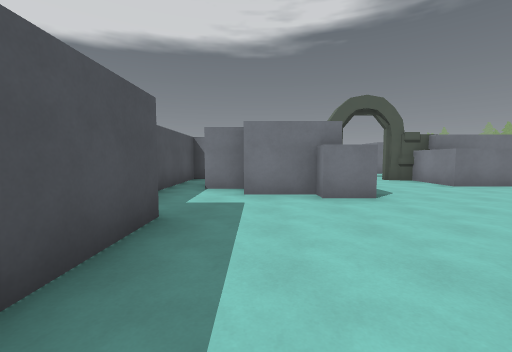
[1] (above)

24 first-person views from a walk through a level from a Godot 3-D game. The camera is 1.5 m above the floor, tilts 4° down and sees 90° across. The floor is counted in squares, 2 m on a side. Each view is taken from the middle of a square. On the plan, view 1 faces up. The plan holds only what a view shows up to about 9 squares ahead; the rest is blank. The place goes on beyond the plan. Characters and animated objects are left out. Surface patterns are stand-ins for the level's own textures.

[2]
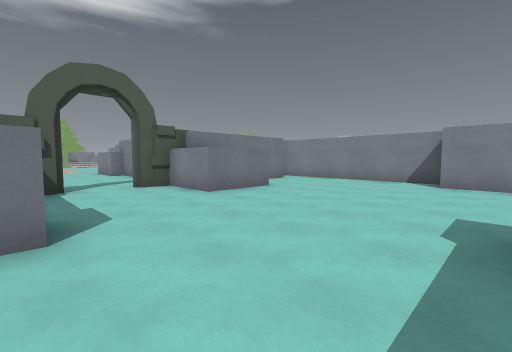

[3]
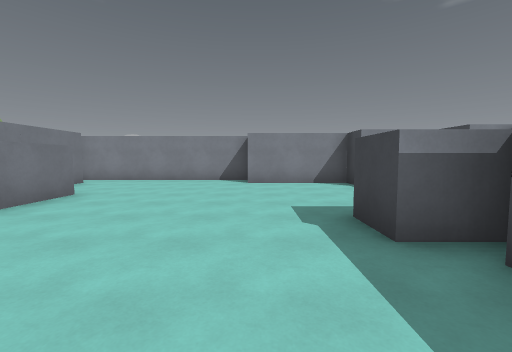

[4]
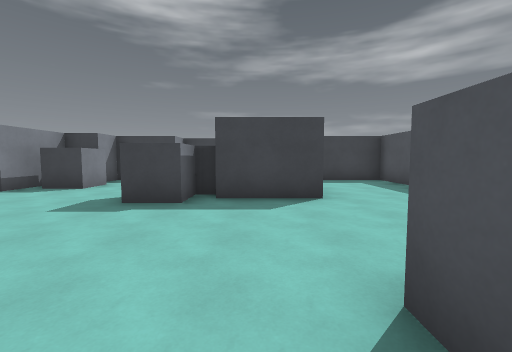

[5]
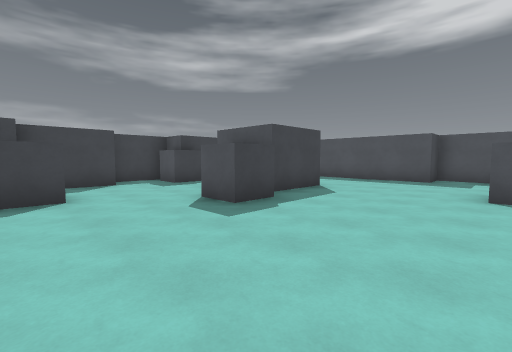

[6]
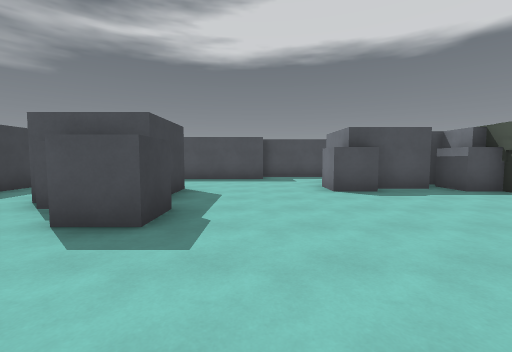

[7]
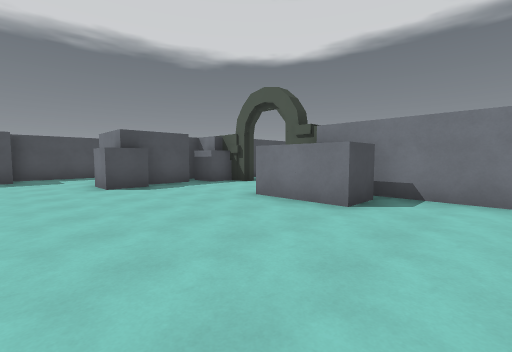

[8]
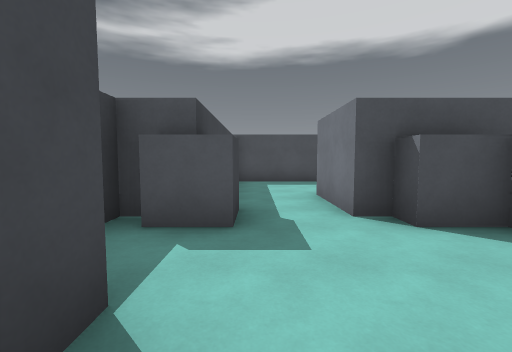

[9]
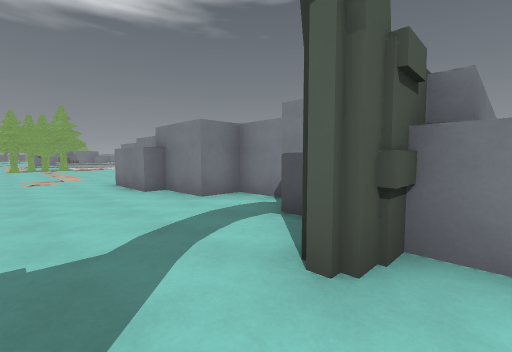

[10]
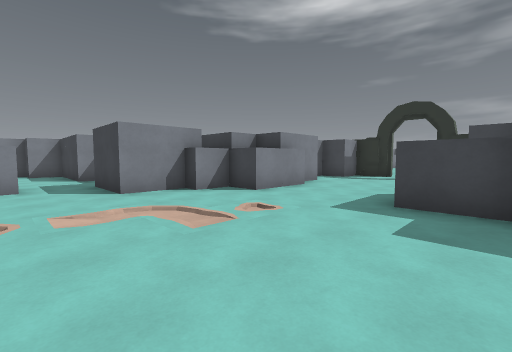

[11]
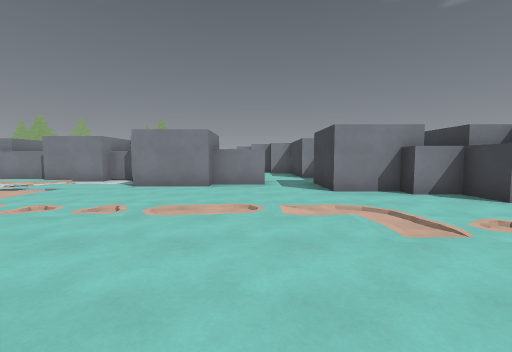

[12]
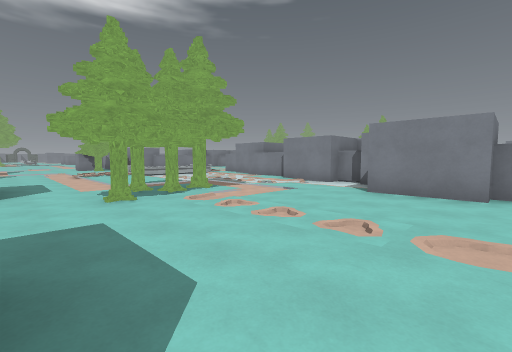

[13]
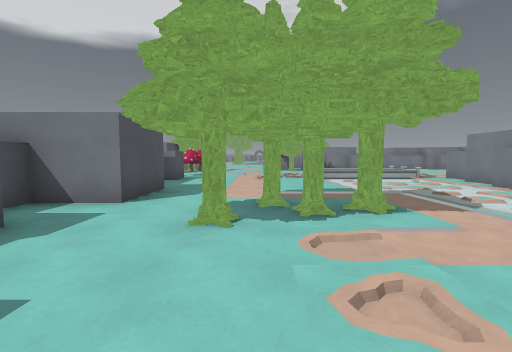

[14]
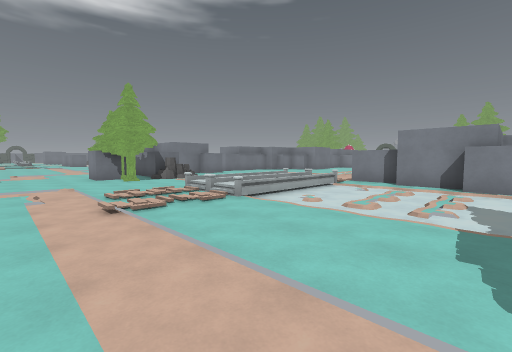

[15]
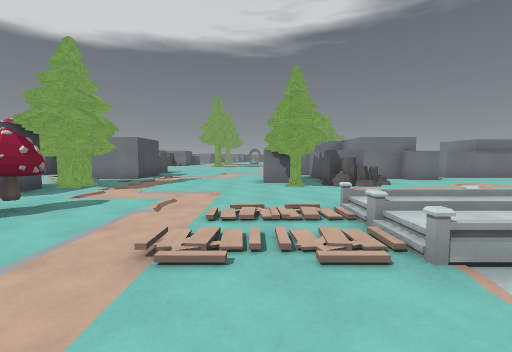

[16]
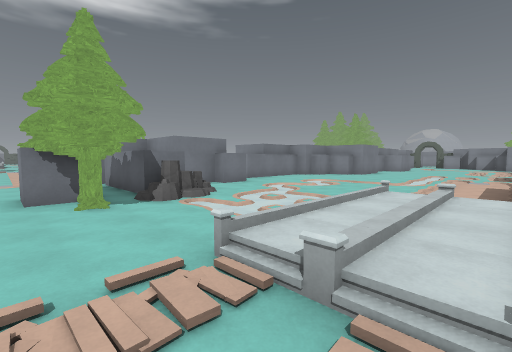

[17]
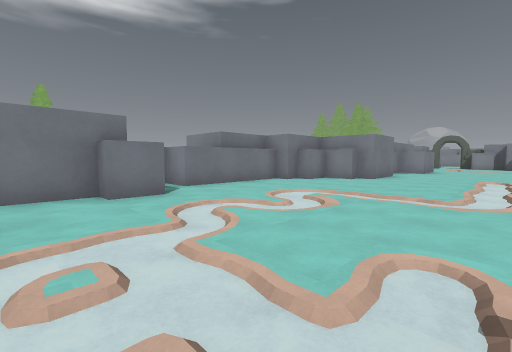

[18]
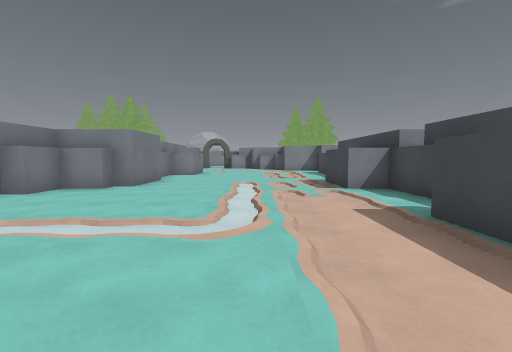

[19]
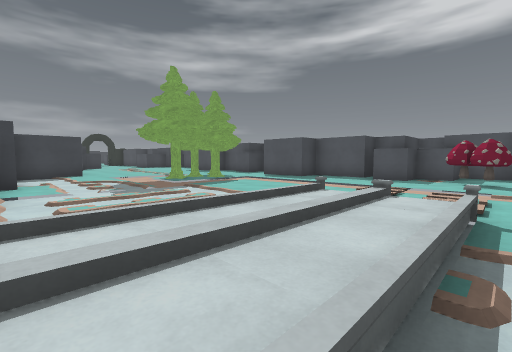

[20]
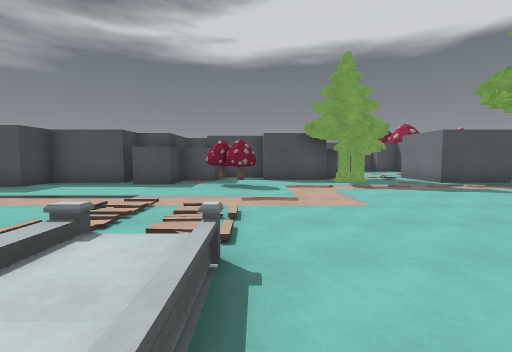

[21]
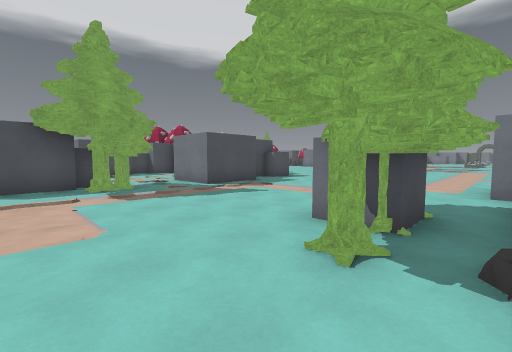

[22]
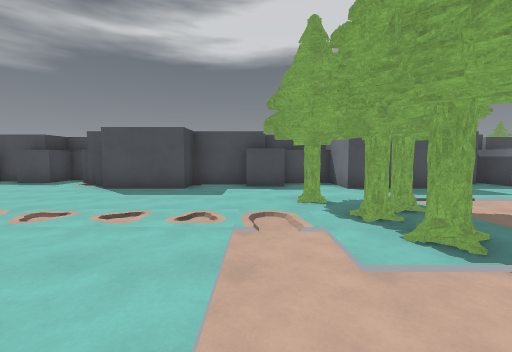

[23]
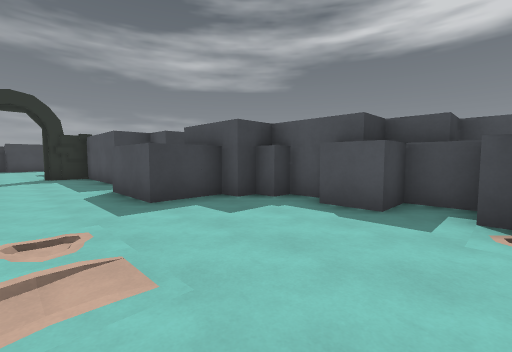

[24]
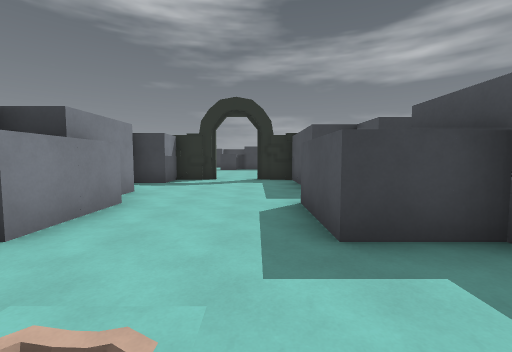

### Floor plan
Key: @ floor where view 1 was taken; # wall or solid block; . main floor; : floor 0.5 m higher than the main floor; / step, stairs or slope; = window, fence, low wall or low ledge; T pine tree; S stone.
Columns run from 3 left of view 1 to 20 right of it. Each row starts with its distance up from view 1.
 44         ..
 43         ..#
 42    #... ...    ##
 41    ##......####.#####
 40   ###....T.#..#.....##
 39   T......T.#.........###
 38   TTT....TSS=...........
 37   ##....................
 36  ##.....................
 35  #...#.../..............
 34  #.##...///:://.........
 33  ###...///=::=/.........
 32    ##..........###...##
 31    #..........##   ###
 30    #..........#
 29    ##.........#
 28    ##.........
 27    #...TTT...#
 26    #...T.....##
 25    ##.........#
 24    #.........##
 23    ##......###
 22     #......##
 21    ##.......#
 20   ##........#..
 19   #.............
 18   ##......##..##
 17   #.......#
 16   ##......#
 15    ###...##
 14      #...#
 13      ....##
 12     #.....#
 11     #.....#
 10     #....##
  9 #.  ##..##### #
  8 #.  ##...#....#
  7 #.####...##...#
  6 #..###........#
  5 #....#........#
  4 #.............#
  3 ##...........##
  2  #...........#
  1  #...####....#
  0  #.@.###....##
 -1  #.........##
 -2  #.........#
 -3  #######.###
 -4        ###

Positions as (right, up) in squares from view 1, and headings:
1: (0, 0), facing up
2: (2, 2), facing up-right
3: (2, 3), facing right
4: (3, 6), facing down
5: (8, 5), facing down-left
6: (8, 3), facing left
7: (9, 3), facing up-left
8: (7, -2), facing left
9: (3, 8), facing up-right
10: (1, 20), facing down-right
11: (1, 20), facing right
12: (2, 21), facing up-right
13: (4, 23), facing up
14: (3, 29), facing up-right
15: (5, 31), facing up
16: (5, 33), facing up-right
17: (9, 35), facing up-right
18: (11, 35), facing right
19: (10, 35), facing down-left
20: (8, 35), facing left
21: (7, 36), facing up-left
22: (8, 25), facing left
23: (4, 20), facing down-left
24: (3, 18), facing down
